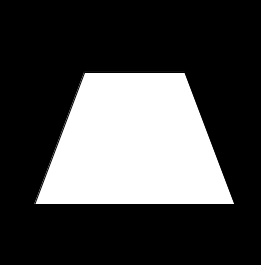
#> input picture im/panneau.png, 261 x 265 px
$ jupyter execute --allow-errors intro_python.ipynb
#> lines starting #> are read from the running program, lines starting #| are printed output that depends on the picture
# Introduction à python

- Lien vers aide à l'installation : [ici](https://learn.microsoft.com/fr-fr/windows/python/beginners)

ATTENTION : Créer un dossier `Traitement_Image` pour ce cours. Cela facilitera la lecture des images / vidéos pour la suite. Une bonne arborescence serait la suivante :

```
Traitement_Image/
├── Cours/
    ├── cours01.pdf
├── Codes/
    ├── intro_python.ipynb
├── im/
    ├── panneau.png
```

## Opérateurs

À partir des variables a et b, calcule :
- la somme
- la différence
- le produit
- le quotient
- la racine carrée de $a$

Puis affiche chaque résultat avec la fonction print().

[cell 1]
import numpy as np
a = 12
b = 4

[cell 2]
# TODO
somme = a + b
difference = a - b
produit = a * b
quotient = a / b
racine_a = np.sqrt(a+b)

[cell 3]
# Vérification
assert somme == 16
assert difference == 8
assert produit == 48
assert quotient == 3
assert racine_a == 4


print("Sum:", somme)
print("Difference:", difference)
print("Product:", produit)
print("Quotient:", quotient)
print("Square root of a+b:", racine_a)

## Chaînes de caractères

Manipuler les chaînes de caractère pour mettre le texte en majuscule / minuscule avec les [méthodes approriées](https://docs.python.org/fr/3.6/library/string.html). Donner la longueur du texte avec la fonction len()

[cell 4]
prenom = "Nougat est parti."

[cell 5]
# TODO
prenom_maj = prenom.upper()
prenom_min = prenom.lower()
longueur = len(prenom)

print(prenom_maj)
print(prenom_min)
print(longueur)

[cell 6]
# Vérification
# assert prenom_maj == "NOUGAT"
# assert prenom_min == "nougat"
# assert longueur == 17

Remplacer le prénom Nougat par un autre prénom avec la méthode replace().

[cell 7]
#TODO
new_prenom = prenom.replace("Nougat", "Anas")
print(new_prenom)

Quelques opérations sur les chaînes de caractères

[cell 8]
mot="ok!"
print("mot*3 : ", mot*3)
print("mot+mot :", mot+mot)

Récupérer le premier et le dernier caractère de la chaîne prenom

[cell 9]
#TODO
car_un = prenom[0]
car_last = prenom[-1]

[cell 10]
# Vérification
assert car_un == "N"
assert car_last =="."

Transformer la chaîne de caractère prenom et new_prenom en liste avec la méthode split()

[cell 11]
# TODO
prenom_list = prenom.split()
new_prenom_list = new_prenom.split()

print(prenom_list)
print(prenom_list)

## Les listes

[cell 12]
liste_animal = ["chien","chat","tortue"]

Itérer sur la liste avec une boucle $for$ et ajoute les éléments dans une nouvelle variable, resultat_animal, à l'aide de la méthode append()

[cell 13]
#TODO
resultat_animal = liste_animal

[cell 14]
# Vérification
assert resultat_animal == ["chien","chat","tortue"]

Parcours la liste nombres et ajoute chaque nombre au carré dans la liste carres.

[cell 15]
#TODO
nombres = [1, 2, 3, 4, 5]
carres = [nombre*nombre for nombre in nombres]
print(carres)

[cell 16]
# Vérification
assert carres == [1, 4, 9, 16, 25]

### Les boucles $for$ avec $range()$.
range(nombre) génère une liste de nombre de 0 à $nombre-1$. Utilise $range()$ pour remplir la lise $valeurs$ avec des nombres de 0 à 10.

[cell 17]
#TODO
valeurs = [i for i in range(11)]
print(valeurs)

[cell 18]
# Vérification
assert valeurs == [0,1,2,3,4,5,6,7,8,9,10]

Utilise range() pour créer la liste table7 contenant les multiples de 7 de 7 à 70.

[cell 19]
#TODO
table7 = [7 * i for i in range(1, 11)]
print(table7)

[cell 20]
# Vérification
assert table7 == [7,14,21,28,35,42,49,56,63,70]

Copie la liste liste_animal avec l'opérateur $=$ dans la variable ref_copy et avec la méthode .copy() dans la variable true_copie

[cell 21]
#TODO
ref_copie = liste_animal
true_copie = liste_animal.copy()
print(ref_copie)
print(true_copie)

Ajoute des éléments à la liste liste_animal : "souris", "rat", "poire" et retire le premier élément de la liste.

[cell 22]
#TODO
liste_animal = liste_animal.extend(["souris", "rat", "poire"])
#> (the rest of this cell did not finish here and is left out)

#> (a cell that did not finish here is left out)

Observe maintenant les deux listes contenues dans ref_copie et true_copie.

[cell 24]
print(ref_copie)
print(true_copie)

## Les dictionnaires python

À partir du dictionnaire personne, récupère :

- le nom dans la variable nom
- l’âge dans la variable age

#> (a cell that did not finish here is left out)

#> (a cell that did not finish here is left out)

### Parcourir le dictionnaire avec la méthode .items()

Parcours le dictionnaire notes et ajoute chaque ligne "prenom : note" dans la liste resultats.

[cell 27]
notes = {
    "Alice": 15,
    "Bob": 12,
    "Claire": 18
}

resultats = []

# TODO

#> (a cell that did not finish here is left out)

Ajouter l'élève Marc avec la note de 17 dans le dictionnaires notes et modifier la note de Bob pour 15.

[cell 29]
#TODO

#> (a cell that did not finish here is left out)

# Les tests conditionnels et les fonctions

[cell 31]
""" tests """
x = -1

# Test si x et y sont positifs
if x > 0:
    positif = True
else:
    positif = False

print(f"x est-il positif ? : {positif}")

Transformer le code précédent pour en faire une fonction avec def(nombre) et la sortie doit être True ou False.

[cell 32]
# TODO : définir la fonction est_positif
def est_positif(x):
    # TODO
    pass

#> (a cell that did not finish here is left out)

# La boucle while

Contrairement à la boucle $for$, on utilise $while$ quand on ne sait pas combien de tour il faut pour remplir une condition. Il faut une indice $i$ de contrôle pour parcourir la boucle (problème des boucles infini..)

[cell 34]
nombres = [3, 5, 7, -2, 4, 6, 1]
somme = 0
i = 0  # index

# while .....

# TODO : utiliser une boucle while pour additionner les nombres tant que somme inférieur ou égal à 20

#> (a cell that did not finish here is left out)

Transforme la boucle en fonction somme_avec_seuil(liste,seuil) qui prend donc une liste en entrée et un seuil, et qui renvoie des nombres successifs jsuq'au seuil.

[cell 36]
# TODO
def somme_avec_seuil(liste, seuil):
    pass

#> (a cell that did not finish here is left out)

## Numpy et tenseur

Informations sur la bibliothèque numpy [ici](https://courspython.com/apprendre-numpy.html)

[cell 38]
import numpy as np # on importe le module. Il vous faudra peut-être l'installer.

[cell 39]
# Liste Python classique
liste = [1, 2, 3, 4, 5]

# Convertir en tableau NumPy
tab = np.array(liste)
print("Tableau NumPy :", tab)
print("Type :", type(tab))

[cell 40]
# Ajouter 10 à chaque élément
tab_plus10 = tab + 10
print("Ajouter 10 :", tab_plus10)

# Multiplier par 2
tab_mult2 = tab * 2
print("Multiplier par 2 :", tab_mult2)

[cell 41]
print("Somme :", np.sum(tab))
print("Moyenne :", np.mean(tab))
print("Valeur max :", np.max(tab))
print("Valeur min :", np.min(tab))

[cell 42]
print("Premier élément :", tab[0])

print("Dernier élément :", tab[-1])

print("Éléments 1 à 3 :", tab[1:4])

[cell 43]
matrice = np.array([[1, 2, 3],
                    [4, 5, 6],
                    [7, 8, 9]])

print("Matrice 3x3 :\n", matrice)

print("Somme colonnes :", np.sum(matrice, axis=0))

print("Somme lignes :", np.sum(matrice, axis=1))

Exercice :
- Créer un tableau de 10 éléments 0 à 9
- Multiplier tous les éléments par 3
- Calculer la moyenne
- Extraire les éléments > 10

[cell 44]
#TODO
tab = [i for i in range(10)]
array = np.array(tab)
array_fois3 = array * 3
array_moy = array.mean()
array_10 = array

## Matplotlib

Outil de visualisation python, info [ici](https://matplotlib.org/)

[cell 45]
import matplotlib.pyplot as plt

x = np.array([1, 3, 4, 6])
y = np.array([2, 3, 5, 1])

plt.plot(x, y, marker='o', linestyle='-', color='blue', label="Courbe y(x)")
plt.title("Exemple plot()")
plt.xlabel("x")
plt.ylabel("y")
plt.legend()
plt.grid(True)
plt.show()  # Affiche la figure
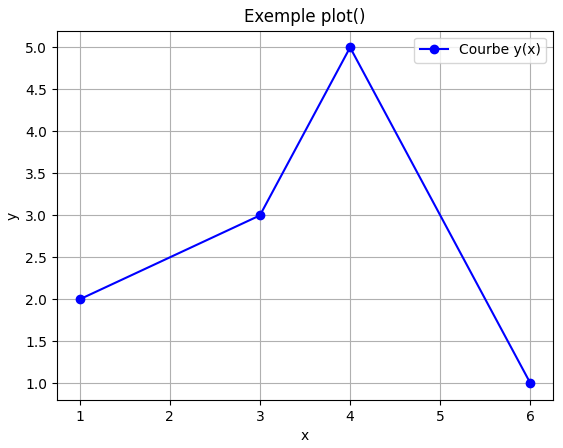
#> figure drawn by matplotlib, 1 panel

[cell 46]
# tableau 5x5 pour visualiser en niveaux de gris
e = np.array([[0, 1, 2, 3, 4],
              [5, 6, 7, 8, 9],
              [10, 11, 12, 13, 14],
              [15, 16, 17, 18, 19],
              [20, 21, 22, 23, 24]])

plt.imshow(e, cmap='gray')  # "gray" pour niveaux de gris
plt.colorbar()  # ajoute une échelle de couleurs
plt.title("Exemple imshow()")
plt.show()
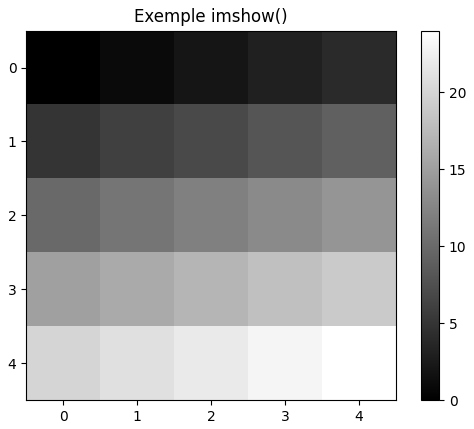
#> figure drawn by matplotlib, 2 panels

## OpenCV

Pour manipuler les vidéos / les images, [info](https://opencv.org/)

[cell 47]
import cv2

[cell 48]
# Lire une image depuis le fichier
image = cv2.imread("../im/panneau.png")
#> image is the input picture: shape (265, 261, 3); min 0, max 255, mean 72.2

# Vérifier si l'image a été chargée correctement
if image is None:
	print("Erreur : Impossible de charger l'image. Vérifiez le chemin du fichier.")
else:
	cv2.imshow("Mon image", image)

# Attendre que l'utilisateur appuie sur une touche, n'importe laquelle
cv2.waitKey(0)

# Fermer toutes les fenêtres
cv2.destroyAllWindows()

Exercice : convertir l'image précédente en niveau de gris, et [dessiner](https://docs.opencv.org/4.x/dc/da5/tutorial_py_drawing_functions.html) un carré / rectangle sur l'image.

[cell 49]
greyScale = cv2.cvtColor(image, cv2.COLOR_BGR2GRAY)
cv2.imshow("Image en niveaux de gris", greyScale)
